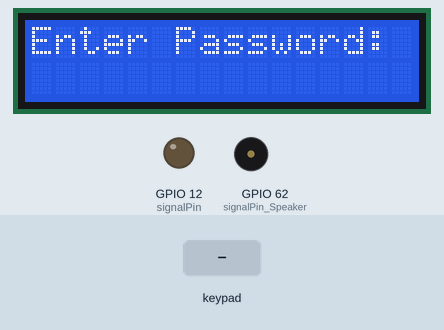
Recording of a program running on a simulated ESP8266 (NodeMCU). On the bench: 16×2 character LCD, output pins drawn as LEDs (lit = HIGH), buzzer (waves = sounding, pin HIGH). The inputs (shaded band) are chosen by the test bench. What the program prints to the serial monitor is not drawn.

Above: at 1.2 s.
1.3 s: keypad keys 1 2 3 A 4 5 6 B # pressed 0.4 s apart
At 2.72 s:
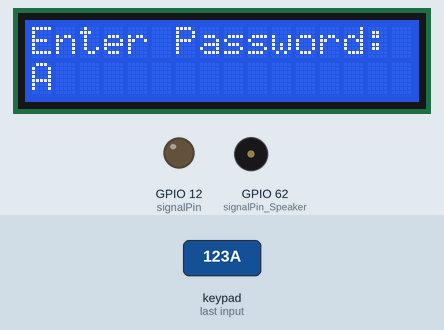
At 5.1 s:
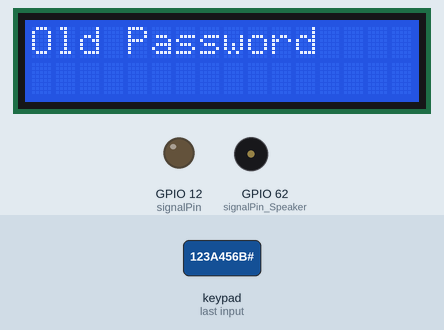
6.4 s: keypad keys 1 2 3 A 4 5 6 B pressed 0.4 s apart
At 10.3 s:
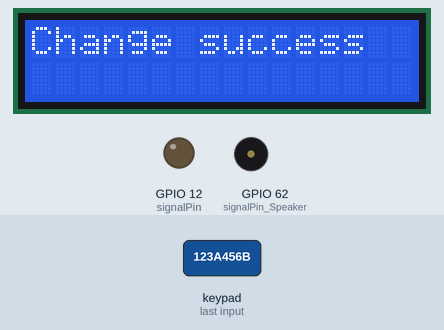
Timing chart, 0 to 11.8 s (numbered marks = the images above; inputs shaded):
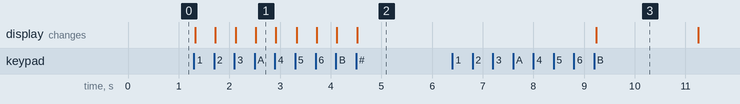

Measured:
- after the input at 1.3 s, the display: first changes at once (image 1 shows a later state)
- after the input at 6.4 s, the display: changes after 2.8 s (image 3)

The program:

main.cpp
```cpp
#include <Arduino.h>

#include <Keypad.h>
#include <Wire.h>
#include <LiquidCrystal_I2C.h>

const byte n_rows = 4;
const byte n_cols = 4;

#define Password_Length 8

int signalPin = 12;
int signalPin_Speaker = 62;

String pass_true = "123A456B";
String key_word;

char keys[n_rows][n_cols] = {
    {'1', '2', '3', 'A'},
    {'4', '5', '6', 'B'},
    {'7', '8', '9', 'C'},
    {'*', '0', '#', 'D'}};

// byte colPins[n_rows] = {D3, D2, D1, D0};
// byte rowPins[n_cols] = {D7, D6, D5, D4};

// Arduino
byte colPins[n_rows] = {9, 8, 7, 6};
byte rowPins[n_cols] = {5, 4, 3, 2};

Keypad myKeypad = Keypad(makeKeymap(keys), rowPins, colPins, n_cols, n_rows);
// Keypad myKeypad = Keypad(makeKeymap(keys), colPins, rowPins, n_cols, n_rows);

// set the LCD address to 0x27 for a 16 chars and 2 line display
LiquidCrystal_I2C lcd(0x27, 16, 2);

bool checkPassword(String keypass);

void setup()
{
  Serial.begin(9600);

  pinMode(signalPin, OUTPUT);
  pinMode(signalPin_Speaker, OUTPUT);

  lcd.init(); // initialize the lcd
  lcd.backlight();
}

void loop()
{
  char myKey = myKeypad.getKey();

  if (myKey == '#')
  {
    changePassword();
  }

  lcd.setCursor(0, 0);
  lcd.print("Enter Password: ");

  if (myKey != NULL)
  {
    key_word += String(myKey);

    lcd.setCursor(0, 1);
    lcd.print(key_word);

    if (key_word.length() == 8)
    {
      if (checkPassword(key_word))
      {
        // active I/O
        digitalWrite(signalPin, HIGH);

        delay(3000);

        digitalWrite(signalPin, LOW);
      }
      else
      {
        // wrong password. ON speaker
        tone(signalPin_Speaker, 2500, 200);

        // analogWrite(signalPin_Speaker, 191);
        // delay(5000);
        // analogWrite(signalPin_Speaker, 0);
      }
    }

    // clear string
    key_word = "";
  }
}

void changePassword()
{
  String key_pass;

  lcd.clear();
  lcd.setCursor(0, 0);
  lcd.print("Old Password");

  while (1)
  {
    char myKey = myKeypad.getKey();

    if (myKey)
    {
      key_pass += String(myKey);
      if (key_pass.length() == 8)
      {
        if (checkPassword(key_pass))
        {
          lcd.clear();
          lcd.print("Change success");
          delay(2000);

          lcd.clear();
          lcd.setCursor(0,0);
          lcd.print("New Pass:");

        }
      }
    }
  }
}

bool checkPassword(String keypass)
{
  if (keypass == pass_true)
  {
    Serial.print("Pass Access: ");
    Serial.println(keypass);

    lcd.clear();
    lcd.print("Pass Access");

    return true;
  }

  lcd.clear();
  lcd.print("Wrong Password");

  return false;
}
```
